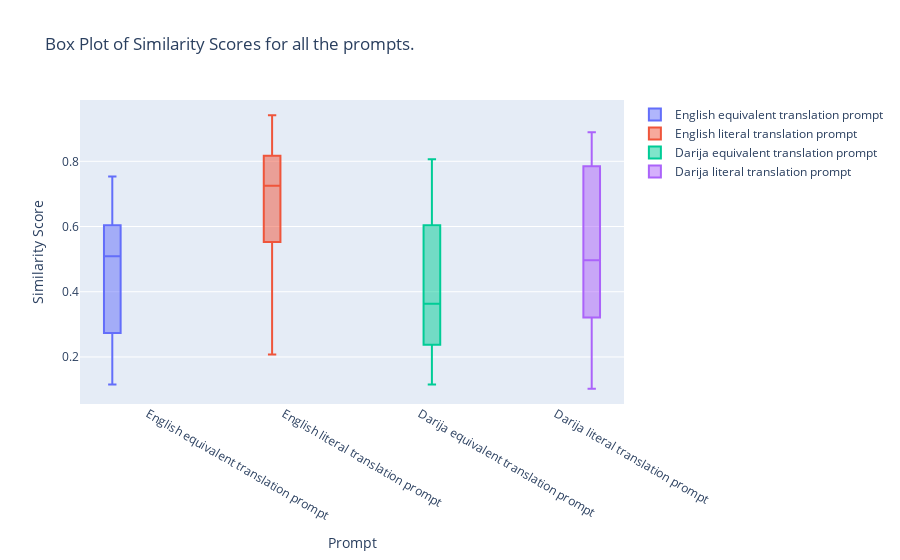

The cell this chart's notebook holds for it:
### Code cell
import plotly.graph_objects as go
fig = go.Figure()

fig.add_trace(go.Box(y=percentages['eng_equivalent'], name='English equivalent translation prompt'))
fig.add_trace(go.Box(y=percentages['eng_literal'], name='English literal translation prompt'))
fig.add_trace(go.Box(y=percentages['darija_equivalent'], name='Darija equivalent translation prompt'))
fig.add_trace(go.Box(y=percentages['darija_literal'], name='Darija literal translation prompt'))

# Update layout
fig.update_layout(
    title='Box Plot of Similarity Scores for all the prompts.',
    yaxis_title='Similarity Score',
    xaxis_title='Prompt',
    boxmode='group'  # group the box plots together
)

# Show plot
fig.show()

### Figure 1 — Plotly figure (JSON) as saved in the notebook; plotly's stock layout.template omitted (floating-point values rounded to 4 significant figures)
{"data": [{"name": "English equivalent translation prompt", "type": "box", "y": [0.2128, 0.4512, 0.3413, 0.3488, 0.7534, 0.7438, 0.6612, 0.2736, 0.5422, 0.2718, 0.2621, 0.1152, 0.1549, 0.6349, 0.5831, 0.6029, 0.5091, 0.4323, 0.5246, 0.5766, 0.606]}, {"name": "English literal translation prompt", "type": "box", "y": [0.9396, 0.6203, 0.5111, 0.767, 0.8608, 0.8162, 0.725, 0.5664, 0.2072, 0.4241, 0.3054, 0.9414, 0.5043, 0.7893, 0.6993, 0.9345, 0.5775, 0.6412, 0.7705, 0.8201, 0.7258]}, {"name": "Darija equivalent translation prompt", "type": "box", "y": [0.2128, 0.6953, 0.363, 0.3488, 0.8066, 0.7438, 0.449, 0.3453, 0.5367, 0.1391, 0.4545, 0.1152, 0.1597, 0.6791, 0.4867, 0.6029, 0.2976, 0.2455, 0.1918, 0.2476, 0.606]}, {"name": "Darija literal translation prompt", "type": "box", "y": [0.2023, 0.4174, 0.3408, 0.6219, 0.8744, 0.7106, 0.4963, 0.4174, 0.217, 0.2611, 0.3688, 0.889, 0.8468, 0.7707, 0.2324, 0.8282, 0.1023, 0.4498, 0.873, 0.7564, 0.7007]}], "layout": {"boxmode": "group", "title": {"text": "Box Plot of Similarity Scores for all the prompts."}, "xaxis": {"title": {"text": "Prompt"}}, "yaxis": {"title": {"text": "Similarity Score"}}}}
